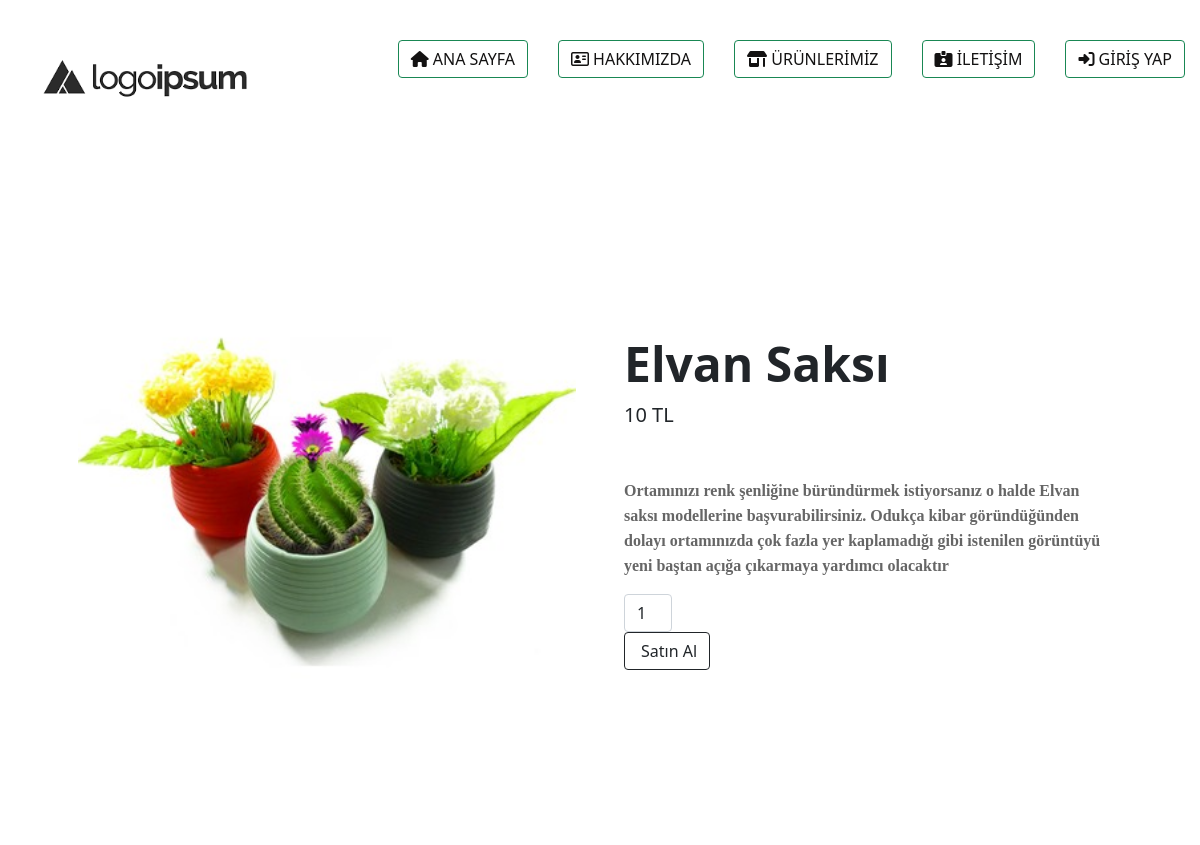
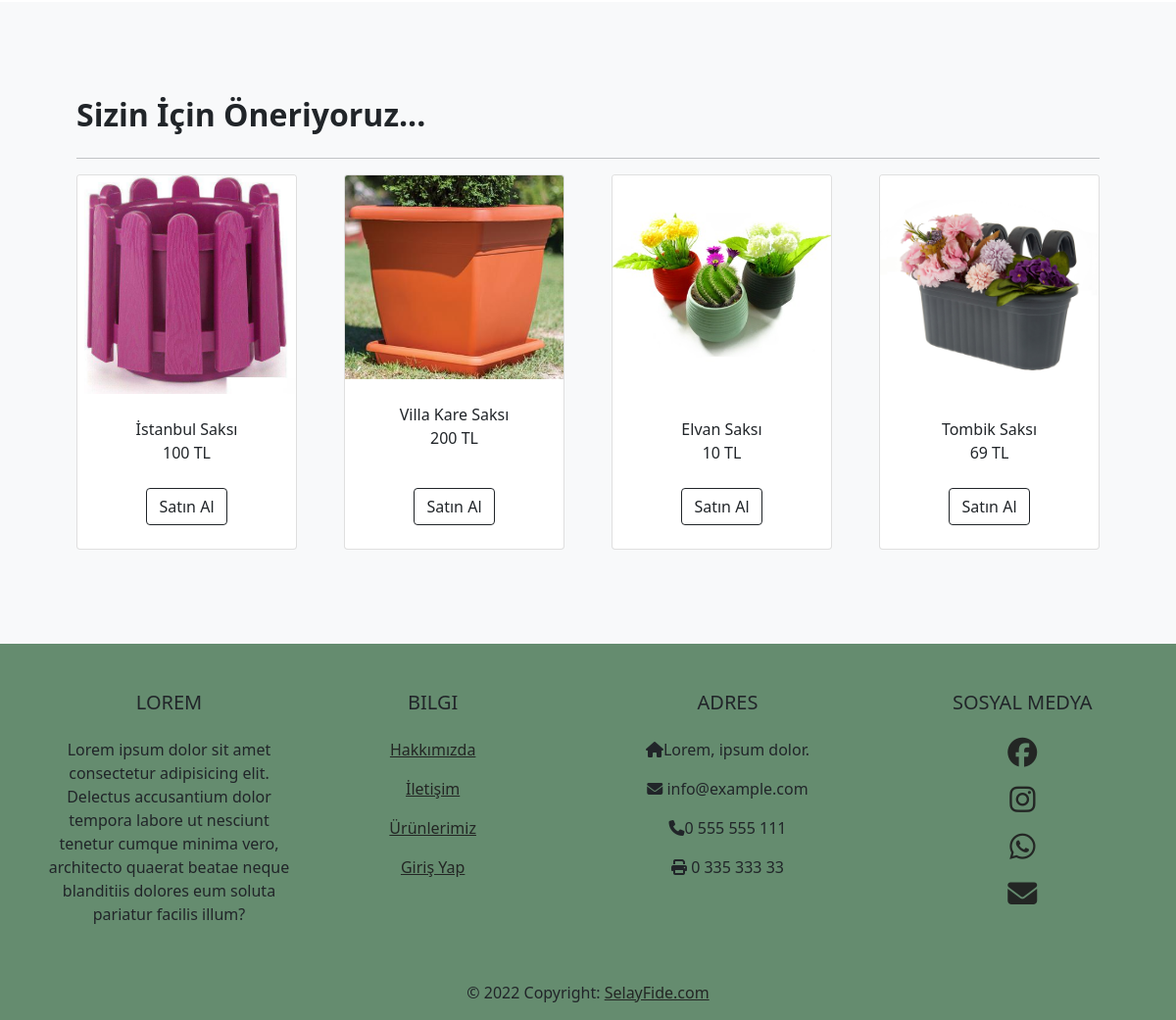
The app's page /?page=detay&id=26 with its own data (2 pictures, top to bottom).
### tables this page shows
CREATE TABLE `urunler` (
  `id` int(11) NOT NULL,
  `baslik` varchar(255) NOT NULL,
  `aciklama` text DEFAULT NULL,
  `icerik` text DEFAULT NULL,
  `fiyat` double NOT NULL,
  `stok` int(11) NOT NULL DEFAULT 0,
  `gorsel` varchar(255) DEFAULT NULL,
  `durum` tinyint(4) NOT NULL DEFAULT 1,
  `eklenme` timestamp NOT NULL DEFAULT current_timestamp()
);

### pages/detay.php (the view, shortened to what this page needs)
<?php
$id = $_GET["id"];
$urunlerdb = $db->query("SELECT * FROM urunler WHERE id=$id");
?>
<section class="py-5">
<?php
while($detay = $urunlerdb->fetch_array()):
?>
            <div class="container px-4 px-lg-5 my-5">
                <div class="row gx-4 gx-lg-5 align-items-center">
                    <div class="col-md-6"><img class="card-img-top mb-5 mb-md-0" src="./assets/uploads/<?php echo $detay['gorsel']; ?>"/></div>
                    <div class="col-md-6">
                        <h1 class="display-5 fw-bolder"><?php echo $detay['baslik'];?></h1>
                        <div class="fs-5 mb-5">
                            <span><?php echo $detay['fiyat'];?> TL</span>
                        </div>
                        <p class="lead"><?php echo $detay['icerik']?></p>
                        <div class="d-flex">
                            <form action="index.php" method="GET">
                            <input class="form-control text-center me-3" id="inputQuantity" type="number" value="1" style="max-width: 3rem"  name="adet"/>
                            <button class="btn btn-outline-dark flex-shrink-0" type="submit">
                               Satın Al
                            </button>
                            </form>
                        </div>
                    </div>
                </div>
            </div>
        </section>
            <section class="py-5 bg-light">
            <div class="container px-4 px-lg-5 mt-5">
                <h2 class="fw-bolder mb-4">Sizin İçin Öneriyoruz...</h2>
                <hr>
                <div class="row gx-4 gx-lg-5 row-cols-2 row-cols-md-3 row-cols-xl-4 justify-content-center">
                <?php $detay = $db->query("SELECT * FROM urunler ORDER BY RAND() LIMIT 4");
                 while($cek = $detay->fetch_array()){
            ?>
                    <div class="col mb-5">
                        <div class="card h-100">
                             <img class="card-img-top" src="./assets/uploads/<?php echo $cek['gorsel']; ?>" alt="<?php echo $cek['baslik']?>" />
                            <div class="card-body p-4">
                                <div class="text-center">
                                <?php echo $cek['baslik'];?>
                                 <br>
                                <?php echo $cek['fiyat'];?> TL
                                </div>
                            </div>
                            <div class="card-footer p-4 pt-0 border-top-0 bg-transparent">
                                <div class="text-center"><a class="btn btn-outline-dark mt-auto" href="#">Satın Al</a></div>
                            </div>
                        </div>
                    </div>
                <?php } ?>
            </div>
        </section>
        <?php endwhile;?>
</body>
 </html>

### assets/css/style.css (style rules this page uses)
* { box-sizing: border-box; margin: 0; padding: 0; }
body { background-color: red; }

### records on screen
urunler: gorsel (picture), baslik "Elvan Saksı", fiyat "10", icerik "Ortamınızı renk şenliğine büründürmek istiyorsanız o halde Elvan saksı modellerine başvurabilirsiniz. Odukça kibar göründüğünden dolayı ortamınızda çok fazla yer kaplamadığı gibi istenilen görüntüyü yeni baştan açığa çıkarmaya yardımcı olacaktır"
urunler: gorsel (picture), baslik "İstanbul Saksı", fiyat "100"
urunler: gorsel (picture), baslik "Villa Kare Saksı", fiyat "200"
urunler: gorsel (picture), baslik "Tombik Saksı", fiyat "69"
